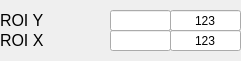
    <widget class="caFrame" name="caframe_2">
     <property name="geometry">
      <rect>
       <x>20</x>
       <y>270</y>
       <width>241</width>
       <height>61</height>
      </rect>
     </property>
     <property name="visibility">
      <enum>caFrame::Calc</enum>
     </property>
     <property name="visibilityCalc">
      <string notr="true">A==1|A==3|A==5</string>
     </property>
     <property name="channel" stdset="0">
      <string notr="true">$(P)$(R)Format</string>
     </property>
     <widget class="caLineEdit" name="caLineEdit_25">
      <property name="geometry">
       <rect>
        <x>170</x>
        <y>-24</y>
        <width>71</width>
        <height>21</height>
       </rect>
      </property>
      <property name="text">
       <string>123</string>
      </property>
      <property name="alignment">
       <set>Qt::AlignAbsolute|Qt::AlignCenter|Qt::AlignHCenter|Qt::AlignVCenter</set>
      </property>
      <property name="channel" stdset="0">
       <string notr="true">$(P)$(R)ROIX_RBV</string>
      </property>
      <property name="foreground">
       <color>
        <red>195</red>
        <green>195</green>
        <blue>195</blue>
       </color>
      </property>
      <property name="background">
       <color>
        <red>58</red>
        <green>58</green>
        <blue>58</blue>
       </color>
      </property>
      <property name="colorMode">
       <enum>caLineEdit::Static</enum>
      </property>
      <property name="fontScaleMode">
       <enum>caLineEdit::Height</enum>
      </property>
      <property name="formatType">
       <enum>caLineEdit::decimal</enum>
      </property>
     </widget>
     <widget class="caLabel" name="calabel_10">
      <property name="geometry">
       <rect>
        <x>0</x>
        <y>-24</y>
        <width>81</width>
        <height>21</height>
       </rect>
      </property>
      <property name="font">
       <font>
        <pointsize>12</pointsize>
        <weight>50</weight>
        <bold>false</bold>
       </font>
      </property>
      <property name="text">
       <string>ROI X</string>
      </property>
      <property name="alignment">
       <set>Qt::AlignLeading|Qt::AlignLeft|Qt::AlignVCenter</set>
      </property>
      <property name="fontScaleMode">
       <enum>ESimpleLabel::WidthAndHeight</enum>
      </property>
      <property name="foreground">
       <color>
        <red>176</red>
        <green>176</green>
        <blue>176</blue>
       </color>
      </property>
      <property name="background">
       <color>
        <red>69</red>
        <green>69</green>
        <blue>71</blue>
       </color>
      </property>
     </widget>
     <widget class="caTextEntry" name="caTextEntry_23">
      <property name="geometry">
       <rect>
        <x>110</x>
        <y>-24</y>
        <width>61</width>
        <height>21</height>
       </rect>
      </property>
      <property name="sizePolicy">
       <sizepolicy hsizetype="Preferred" vsizetype="Preferred">
        <horstretch>0</horstretch>
        <verstretch>0</verstretch>
       </sizepolicy>
      </property>
      <property name="text">
       <string/>
      </property>
      <property name="alignment">
       <set>Qt::AlignCenter</set>
      </property>
      <property name="channel" stdset="0">
       <string notr="true">$(P)$(R)ROIX</string>
      </property>
      <property name="foreground">
       <color>
        <red>0</red>
        <green>0</green>
        <blue>0</blue>
       </color>
      </property>
      <property name="background">
       <color>
        <red>85</red>
        <green>170</green>
        <blue>255</blue>
       </color>
      </property>
      <property name="colorMode">
       <enum>caLineEdit::Static</enum>
      </property>
      <property name="fontScaleMode">
       <enum>caLineEdit::Height</enum>
      </property>
      <property name="formatType">
       <enum>caLineEdit::decimal</enum>
      </property>
     </widget>
     <widget class="caLineEdit" name="caLineEdit_26">
      <property name="geometry">
       <rect>
        <x>170</x>
        <y>10</y>
        <width>71</width>
        <height>21</height>
       </rect>
      </property>
      <property name="text">
       <string>123</string>
      </property>
      <property name="alignment">
       <set>Qt::AlignAbsolute|Qt::AlignCenter|Qt::AlignHCenter|Qt::AlignVCenter</set>
      </property>
      <property name="channel" stdset="0">
       <string notr="true">$(P)$(R)ROIY_RBV</string>
      </property>
      <property name="foreground">
       <color>
        <red>195</red>
        <green>195</green>
        <blue>195</blue>
       </color>
      </property>
      <property name="background">
       <color>
        <red>58</red>
        <green>58</green>
        <blue>58</blue>
       </color>
      </property>
      <property name="colorMode">
       <enum>caLineEdit::Static</enum>
      </property>
      <property name="fontScaleMode">
       <enum>caLineEdit::Height</enum>
      </property>
      <property name="formatType">
       <enum>caLineEdit::decimal</enum>
      </property>
     </widget>
     <widget class="caLabel" name="calabel_18">
      <property name="geometry">
       <rect>
        <x>0</x>
        <y>10</y>
        <width>81</width>
        <height>21</height>
       </rect>
      </property>
      <property name="font">
       <font>
        <pointsize>12</pointsize>
        <weight>50</weight>
        <bold>false</bold>
       </font>
      </property>
      <property name="text">
       <string>ROI Y</string>
      </property>
      <property name="alignment">
       <set>Qt::AlignLeading|Qt::AlignLeft|Qt::AlignVCenter</set>
      </property>
      <property name="fontScaleMode">
       <enum>ESimpleLabel::WidthAndHeight</enum>
      </property>
      <property name="foreground">
       <color>
        <red>176</red>
        <green>176</green>
        <blue>176</blue>
       </color>
      </property>
      <property name="background">
       <color>
        <red>69</red>
        <green>69</green>
        <blue>71</blue>
       </color>
      </property>
     </widget>
     <widget class="caTextEntry" name="caTextEntry_24">
      <property name="geometry">
       <rect>
        <x>110</x>
        <y>10</y>
        <width>61</width>
        <height>21</height>
       </rect>
      </property>
      <property name="sizePolicy">
       <sizepolicy hsizetype="Preferred" vsizetype="Preferred">
        <horstretch>0</horstretch>
        <verstretch>0</verstretch>
       </sizepolicy>
      </property>
      <property name="text">
       <string/>
      </property>
      <property name="alignment">
       <set>Qt::AlignCenter</set>
      </property>
      <property name="channel" stdset="0">
       <string notr="true">$(P)$(R)ROIY</string>
      </property>
      <property name="foreground">
       <color>
        <red>0</red>
        <green>0</green>
        <blue>0</blue>
       </color>
      </property>
      <property name="background">
       <color>
        <red>85</red>
        <green>170</green>
        <blue>255</blue>
       </color>
      </property>
      <property name="colorMode">
       <enum>caLineEdit::Static</enum>
      </property>
      <property name="fontScaleMode">
       <enum>caLineEdit::Height</enum>
      </property>
      <property name="formatType">
       <enum>caLineEdit::decimal</enum>
      </property>
     </widget>
     <widget class="caLabel" name="calabel_23">
      <property name="geometry">
       <rect>
        <x>0</x>
        <y>30</y>
        <width>81</width>
        <height>21</height>
       </rect>
      </property>
      <property name="font">
       <font>
        <pointsize>12</pointsize>
        <weight>50</weight>
        <bold>false</bold>
       </font>
      </property>
      <property name="text">
       <string>ROI X</string>
      </property>
      <property name="alignment">
       <set>Qt::AlignLeading|Qt::AlignLeft|Qt::AlignVCenter</set>
      </property>
      <property name="fontScaleMode">
       <enum>ESimpleLabel::WidthAndHeight</enum>
      </property>
      <property name="foreground">
       <color>
        <red>176</red>
        <green>176</green>
        <blue>176</blue>
       </color>
      </property>
      <property name="background">
       <color>
        <red>69</red>
        <green>69</green>
        <blue>71</blue>
       </color>
      </property>
     </widget>
     <widget class="caTextEntry" name="caTextEntry_25">
      <property name="geometry">
       <rect>
        <x>110</x>
        <y>30</y>
        <width>61</width>
        <height>21</height>
       </rect>
      </property>
      <property name="sizePolicy">
       <sizepolicy hsizetype="Preferred" vsizetype="Preferred">
        <horstretch>0</horstretch>
        <verstretch>0</verstretch>
       </sizepolicy>
      </property>
      <property name="text">
       <string/>
      </property>
      <property name="alignment">
       <set>Qt::AlignCenter</set>
      </property>
      <property name="channel" stdset="0">
       <string notr="true">$(P)$(R)ROIX</string>
      </property>
      <property name="foreground">
       <color>
        <red>0</red>
        <green>0</green>
        <blue>0</blue>
       </color>
      </property>
      <property name="background">
       <color>
        <red>85</red>
        <green>170</green>
        <blue>255</blue>
       </color>
      </property>
      <property name="colorMode">
       <enum>caLineEdit::Static</enum>
      </property>
      <property name="fontScaleMode">
       <enum>caLineEdit::Height</enum>
      </property>
      <property name="formatType">
       <enum>caLineEdit::decimal</enum>
      </property>
     </widget>
     <widget class="caLineEdit" name="caLineEdit_30">
      <property name="geometry">
       <rect>
        <x>170</x>
        <y>30</y>
        <width>71</width>
        <height>21</height>
       </rect>
      </property>
      <property name="text">
       <string>123</string>
      </property>
      <property name="alignment">
       <set>Qt::AlignAbsolute|Qt::AlignCenter|Qt::AlignHCenter|Qt::AlignVCenter</set>
      </property>
      <property name="channel" stdset="0">
       <string notr="true">$(P)$(R)ROIX_RBV</string>
      </property>
      <property name="foreground">
       <color>
        <red>195</red>
        <green>195</green>
        <blue>195</blue>
       </color>
      </property>
      <property name="background">
       <color>
        <red>58</red>
        <green>58</green>
        <blue>58</blue>
       </color>
      </property>
      <property name="colorMode">
       <enum>caLineEdit::Static</enum>
      </property>
      <property name="fontScaleMode">
       <enum>caLineEdit::Height</enum>
      </property>
      <property name="formatType">
       <enum>caLineEdit::decimal</enum>
      </property>
     </widget>
    </widget>
